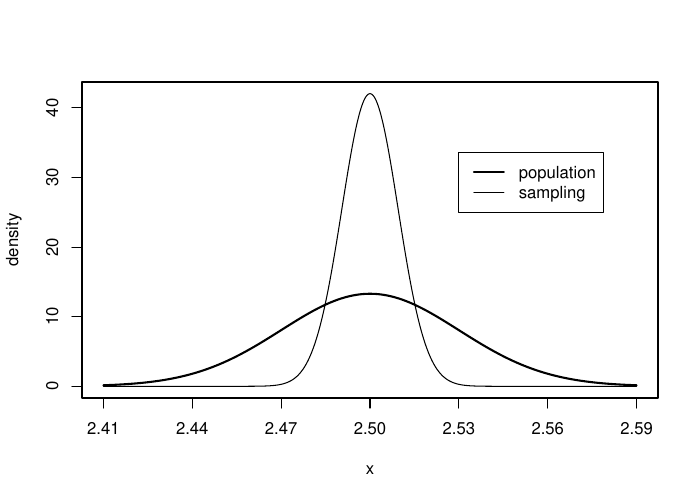

The script that saved this image:
#Normal population
mu = 2.5
sig = 0.03

xlims = c(mu-3*sig, mu+3*sig)

#Sample size
n = 10
se = sig/sqrt(n)

pdf("Ex4p39_overlay.pdf", width=7, height=5)

xs = seq(mu-3*sig, mu+3*sig, length=1000)
y1 = dnorm(xs, mu, sig)
y2 = dnorm(xs, mu, se)

plot(xs, y1, 'l', lwd = 2,
     ylim=c(0,max(y2)),
     ylab='density', 
     xaxt="n",
     xlab='x')
axis(1,at=mu+(-3:3)*sig)
lines(xs, y2)
legend(mu+sig,max(y2)*0.80, c('population','sampling'),
lty=c(1,1),
lwd=c(2,1))

dev.off()
